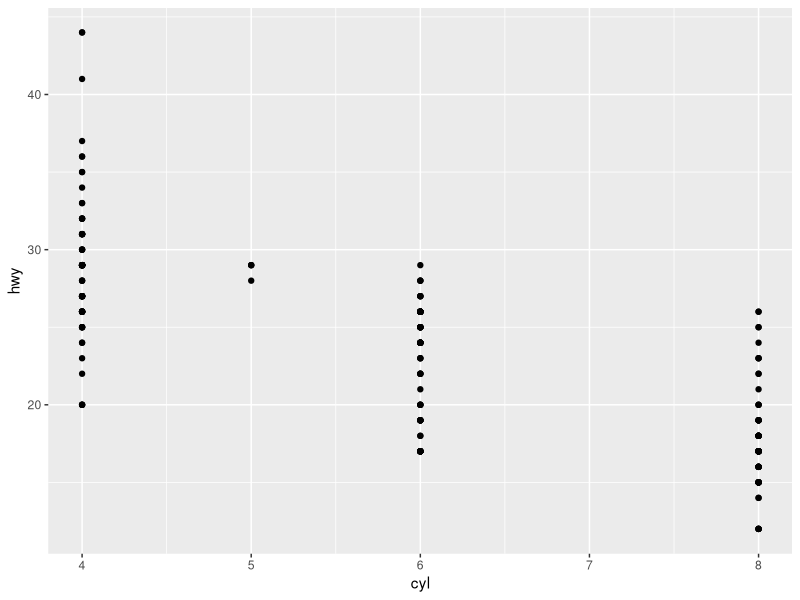
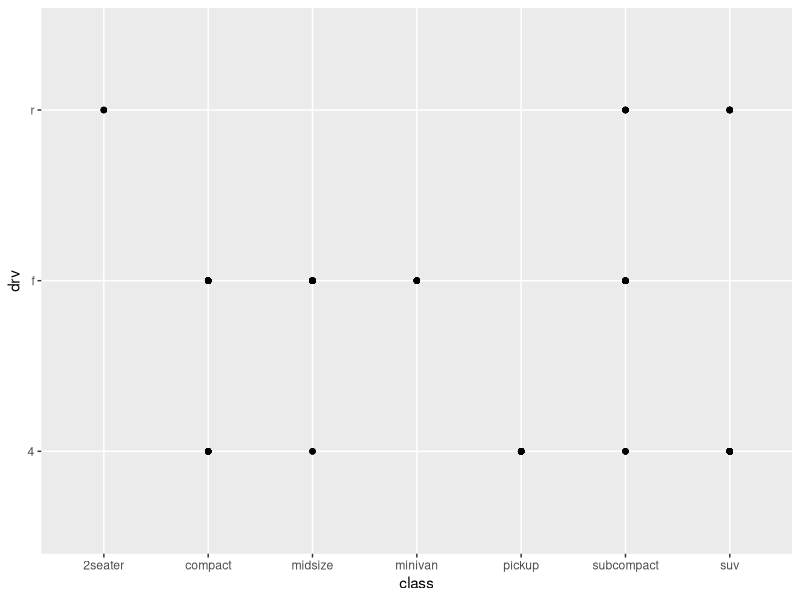
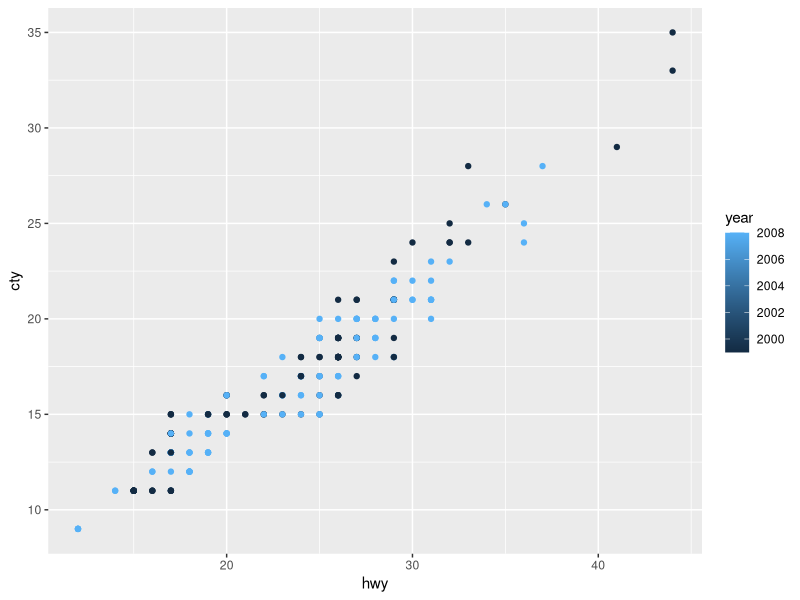
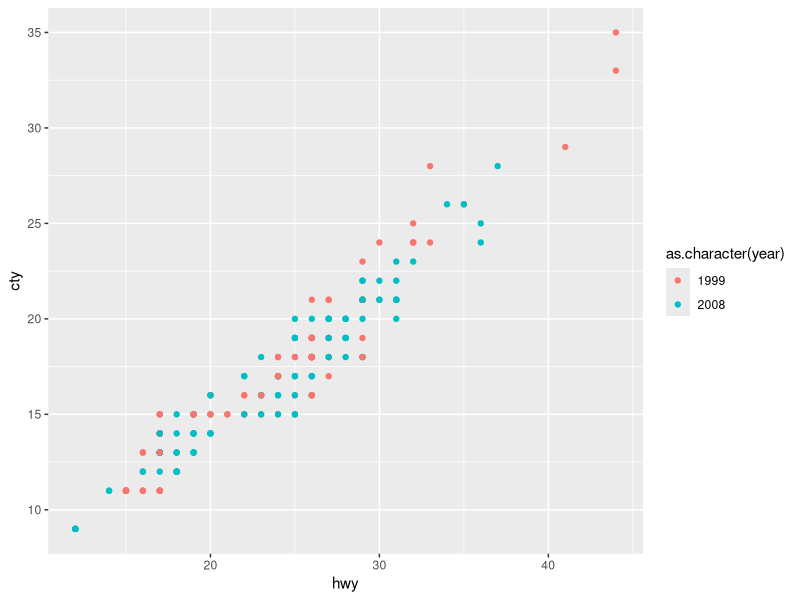
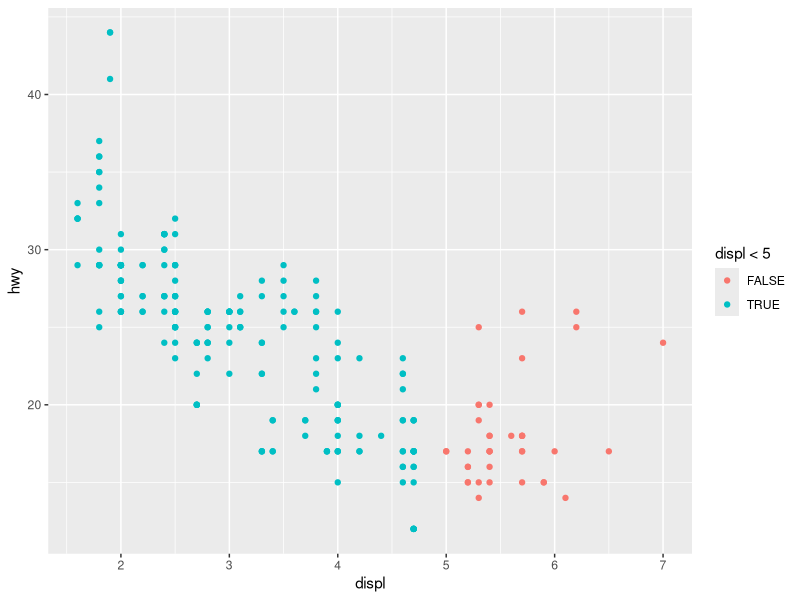
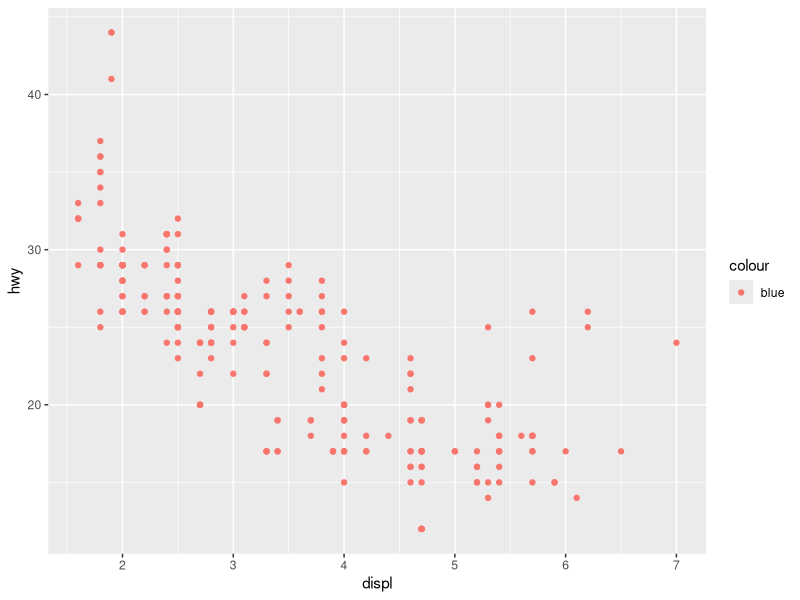
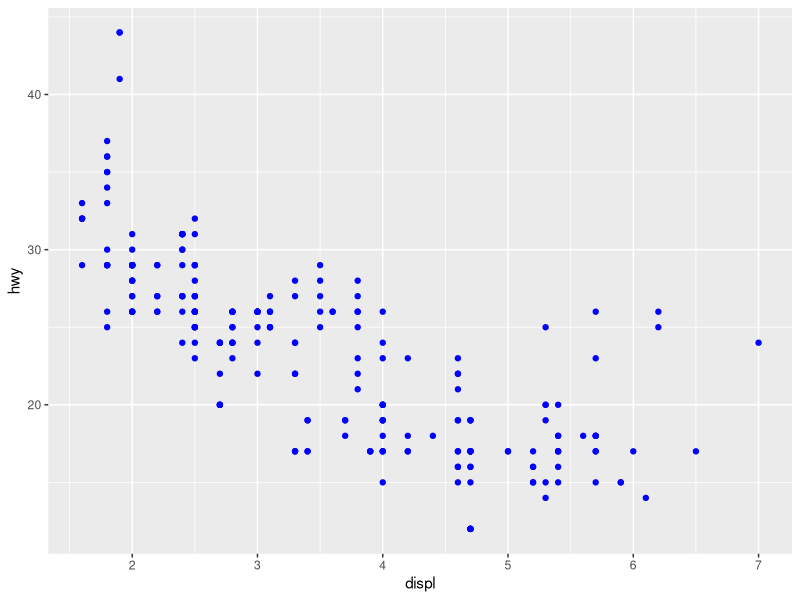
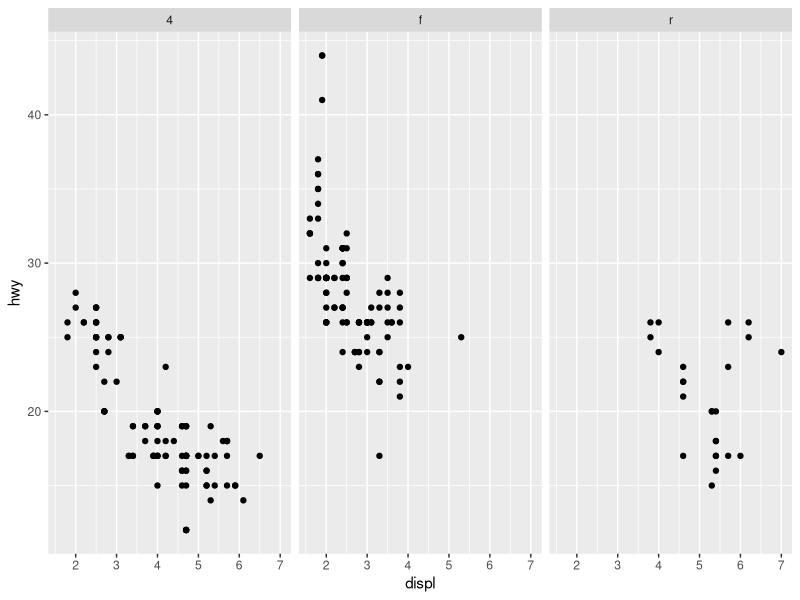

These charts were generated, in order, by the following R code:
## ---- chunk 1
library(tidyverse)
dim(mpg)
## ---- chunk 2
mpg <- ggplot2::mpg
ggplot(data=mpg)+
  geom_point(mapping=aes(x=cyl,y=hwy))
## ---- chunk 3
?mpg
## ---- chunk 4
ggplot(data=mpg)+
  geom_point(mapping=aes(x=class,y=drv))
## ---- chunk 5
?mpg
print(mpg)
## ---- chunk 6
ggplot(data=mpg)+
  geom_point(mapping=aes(x=hwy,y=cty,color=year))
## ---- chunk 7
ggplot(data=mpg)+
  geom_point(mapping=aes(x=hwy,y=cty,color=as.character(year)))
## ---- chunk 8
ggplot(data=mpg)+
  geom_point(mapping=aes(x=displ,y=hwy,color=displ<5))
## ---- chunk 9
ggplot(data=mpg)+
  geom_point(mapping=aes(x=displ,y=hwy,color="blue"))
## ---- chunk 10
ggplot(mpg,aes(displ,hwy))+
  geom_point(color="blue")
## ---- chunk 11
ggplot(data=mpg)+
  geom_point(mapping=aes(x=displ,y=hwy))+
  facet_grid(cols=vars(drv))
## ---- chunk 12
ggplot(data=mpg)+
  geom_point(mapping=aes(x=displ,y=hwy))+
  facet_grid(rows=vars(year))
## ---- chunk 13
ggplot(data=mpg)+
  geom_point(mapping=aes(x=displ,y=hwy))+
  facet_grid(rows=vars(year),cols=vars(drv))
## ---- chunk 14
ggplot(data=mpg)+
  geom_point(mapping=aes(x=displ,y=hwy))+
  facet_wrap(vars(year),nrow=2)
## ---- chunk 15
ggplot(data=mpg)+
  geom_point(mapping=aes(x=class,y=hwy,color=class))+
  facet_wrap(vars(year),nrow=2)
## ---- chunk 16
ggplot(data=mpg)+
  geom_point(mapping=aes(x=class,y=hwy,color=class))+
  facet_wrap(vars(year),nrow=2)+
  theme(axis.text.x = element_text(angle=45))
## ---- chunk 17
ggplot(data=mpg)+
  geom_point(mapping=aes(x=displ,y=hwy,shape=manufacturer))+
  facet_grid(year~drv)
## ---- chunk 18
ggplot(data=mpg)+
  geom_point(mapping=aes(x=displ,y=hwy,shape=manufacturer))+
  facet_grid(year~drv)+
  scale_shape_manual(values=0:15)
